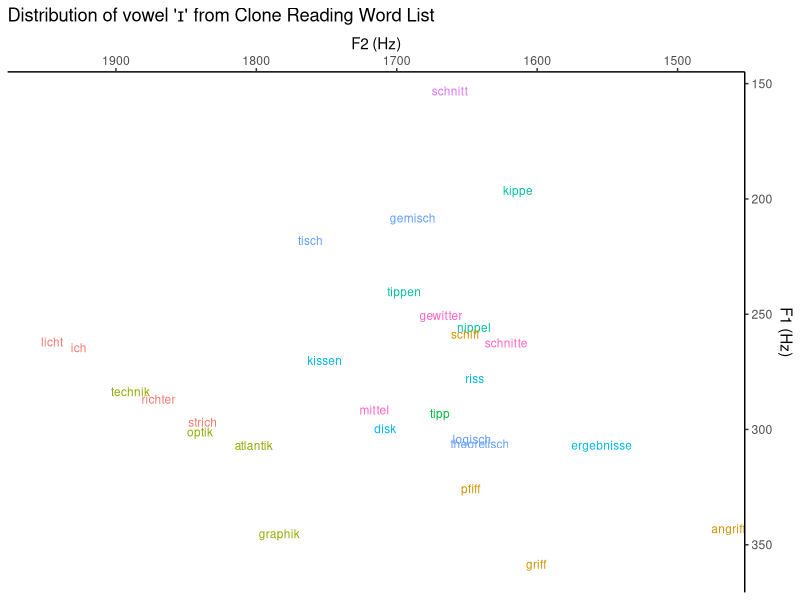

Here is the R script that generated this plot:
library(dplyr)
library(ggplot2)


MONOPHTHONGS <- c("iː", "ɪ", "a", "aː", "ə", "ɛ", "eː", "ɐ", 
                  "ɔ", "oː", "ʊ", "uː", "œ", "øː", "ʏ", "yː")

# Read CSV
desired_vowel <- "ɪ"
my_vowels <- read.csv("./formants.csv", sep = ";", nrows = 0) %>%
  filter(phone == desired_vowel)

# Generate context label
# my_vowels$context <- eval(paste(desired_vowel, substring(my_vowels$next_phone, 1, 1), sep = ""), my_vowels)
my_vowels$context <- eval(paste(desired_vowel, my_vowels$next_phone, sep = ""), my_vowels)

# Plot
p <- my_vowels %>%
  ggplot(.)+
  aes(x = f2, y = f1, color = context, label = word)+
  # stat_ellipse(type = "t", level = 0.67, linetype = 2, linewidth = 0.75,
  #              geom = "polygon", alpha = 0.05, aes(fill = context))+
  theme_classic()+
  theme(legend.position = "none")+
  scale_x_reverse(position = "top", name = "F2 (Hz)")+
  scale_y_reverse(position = "right", name = "F1 (Hz)")+
  geom_text(hjust=0, vjust=0, size = 3)+
  ggtitle(paste("Distribution of vowel ", desired_vowel, " from Clone Reading Word List", sep = "'"))

# Display plot
# ggsave("ggplot.pdf", device=cairo_pdf)
print(p)
